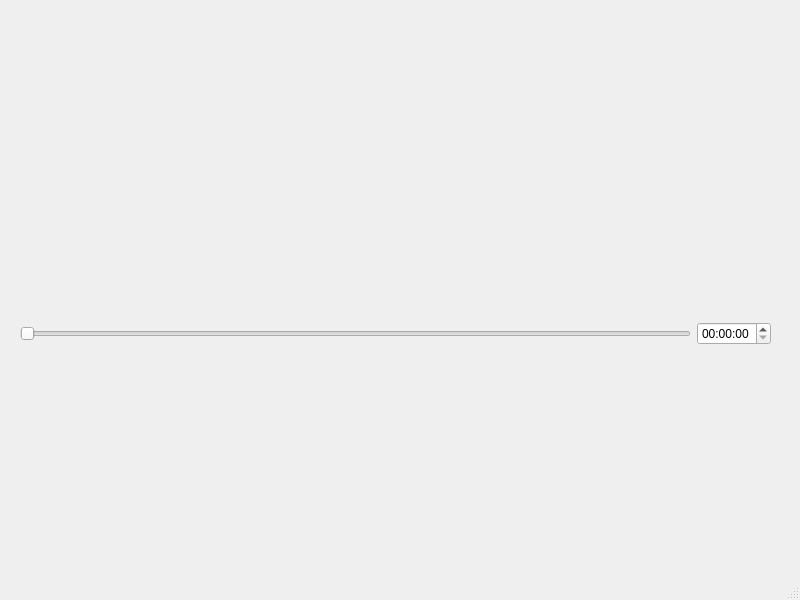
<?xml version="1.0" encoding="UTF-8"?>
<ui version="4.0">
 <class>SoundEditor</class>
 <widget class="QMainWindow" name="SoundEditor">
  <property name="geometry">
   <rect>
    <x>0</x>
    <y>0</y>
    <width>800</width>
    <height>600</height>
   </rect>
  </property>
  <property name="windowTitle">
   <string>SoundEditor</string>
  </property>
  <widget class="QWidget" name="centralwidget">
   <widget class="QWidget" name="">
    <property name="geometry">
     <rect>
      <x>20</x>
      <y>320</y>
      <width>751</width>
      <height>27</height>
     </rect>
    </property>
    <layout class="QHBoxLayout" name="horizontalLayout">
     <item>
      <widget class="QSlider" name="timeline">
       <property name="orientation">
        <enum>Qt::Horizontal</enum>
       </property>
      </widget>
     </item>
     <item>
      <widget class="QTimeEdit" name="timer">
       <property name="displayFormat">
        <string>HH:mm:ss</string>
       </property>
      </widget>
     </item>
    </layout>
   </widget>
  </widget>
  <widget class="QMenuBar" name="menubar">
   <property name="geometry">
    <rect>
     <x>0</x>
     <y>0</y>
     <width>800</width>
     <height>22</height>
    </rect>
   </property>
  </widget>
  <widget class="QStatusBar" name="statusbar"/>
 </widget>
 <resources/>
 <connections/>
</ui>
